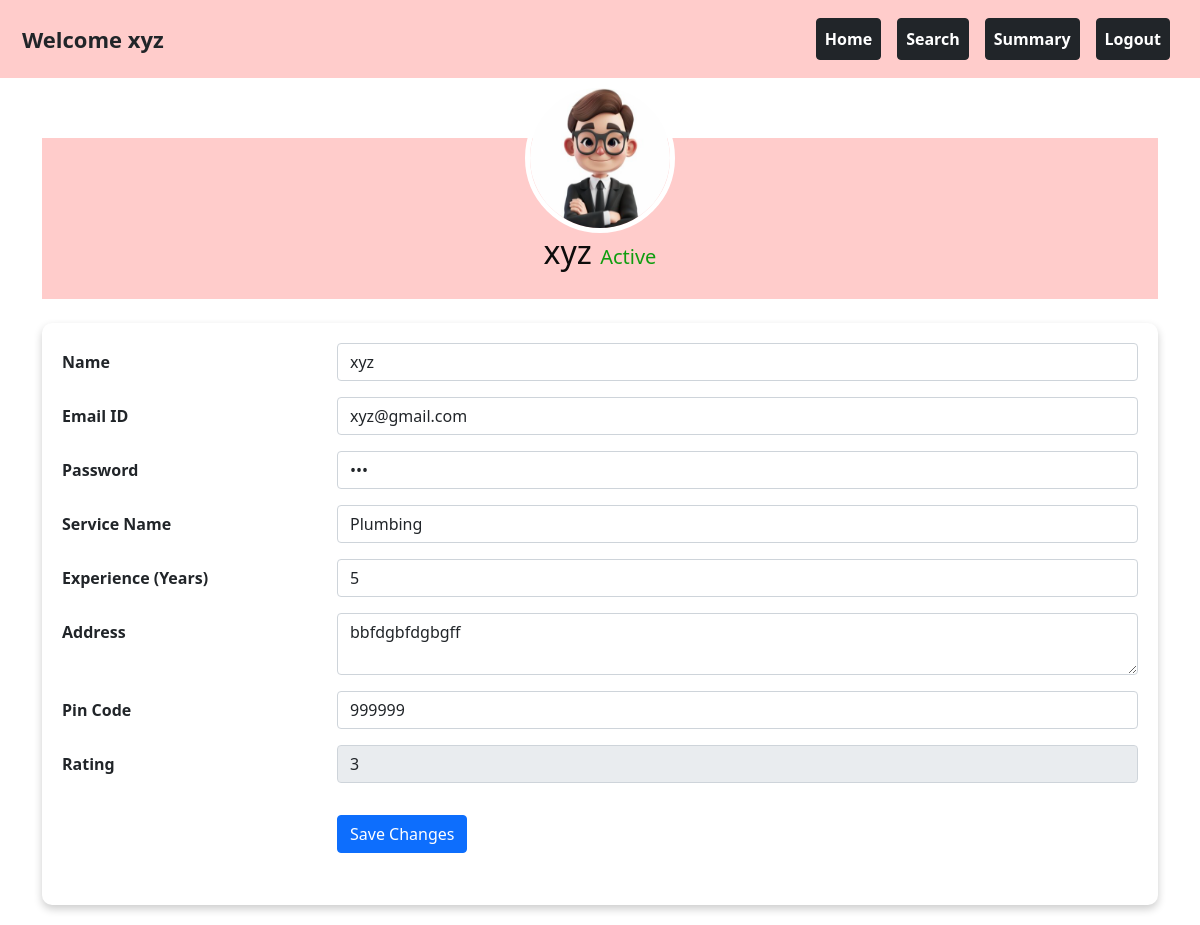
The app's page /prof_profile/1, older data.
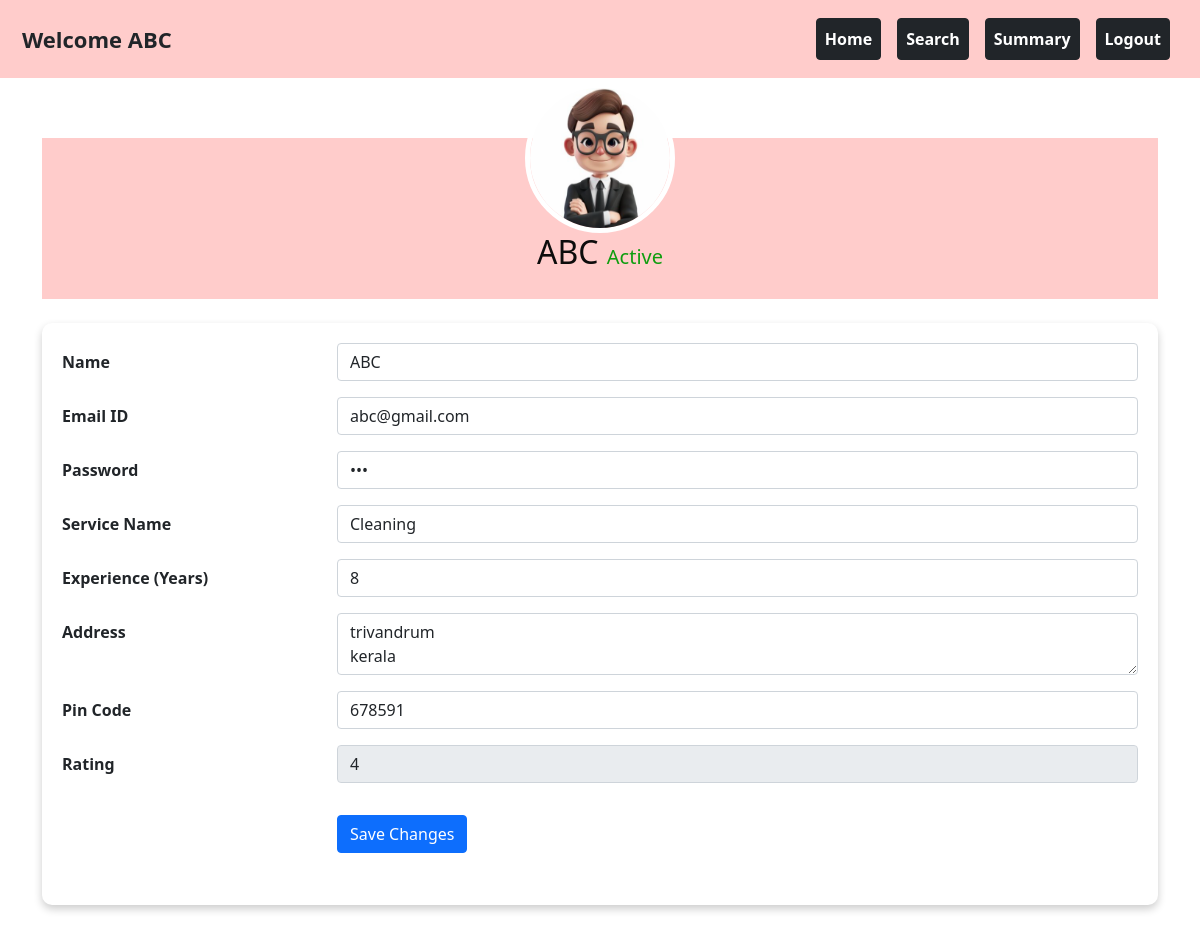
The same page, newer data.
### backend/models.py (models this page shows)
class Professional_Info(db.Model):
    __tablename__="professional_info"
    id=db.Column(db.Integer,primary_key=True)
    email_id=db.Column(db.String,unique=True,nullable=False)
    password=db.Column(db.String,nullable=False)
    full_name=db.Column(db.String,nullable=False)
    experience=db.Column(db.Integer,nullable=False)
    proof_doc=db.Column(db.String,nullable=False)
    address=db.Column(db.String,nullable=False)
    pin_code=db.Column(db.Integer,nullable=False)
    service_id=db.Column(db.Integer,db.ForeignKey("service.id"))
    rating=db.Column(db.Integer,default=0)
    profile_status=db.Column(db.Integer,default=0) #not accepted yet=0 ,accepted=1
    blocked_status=db.Column(db.Integer,default=0) #not blocked=0, 1-blocked
    service_requests=db.relationship("Service_Request",cascade="all,delete",backref="professional_info",lazy=True)

class Service(db.Model):
    __tablename__="service"
    id=db.Column(db.Integer,primary_key=True)
    name=db.Column(db.String,nullable=False)
    basic_price=db.Column(db.Integer,nullable=False)
    Description=db.Column(db.String,nullable=False)
    professionals=db.relationship("Professional_Info",cascade="all,delete",backref="service",lazy=True)
    service_requests=db.relationship("Service_Request",cascade="all,delete",backref="service",lazy=True)

### backend/controller.py (the view, shortened to what this page needs)
@app.route('/prof_profile/<int:prof_id>',methods=['GET','POST'])
def prof_profile(prof_id):
    prof_obj=Professional_Info.query.get(prof_id)
    service_dict={service_obj.id:service_obj for service_obj in Service.query.all()}
    return render_template("professional_profile.html",prof_obj=prof_obj,service_dict=service_dict,msg="")

### templates/professional_profile.html (shortened to what the changed rows need)
<!DOCTYPE html>
<html lang="en">
    <head>
        <link rel="stylesheet" href="/static\styles\style.css">
        <link rel="stylesheet" href="/static\styles\profile.css">
        <link href="https://cdn.jsdelivr.net/npm/bootstrap@5.0.2/dist/css/bootstrap.min.css" rel="stylesheet">
    </head>
    <body>
        <div class="container-fluid" style="background-color: #ffcccb; padding: 10px;">
            <nav class="navbar navbar-expand-lg navbar-light w-100">
                <div class="container-fluid">
                    <div style="font-size: 22px;"><strong>Welcome {{prof_obj.full_name}}</strong></div>
                </div>
            </nav>
        </div>
        <div class="container">
            <div class="profile-header">
                <img src="/static\professional.png" alt="Profile Picture" class="profile-img">
                <h2>{{prof_obj.full_name}} {% if prof_obj.profile_status==0 %}<span style="color: red;"> Requested </span>{% else %}<span style="color: rgb(15, 157, 15);font-size: 20px;">Active {% endif %}</span></h2>
            </div>
            <div class="profile-content mt-4">
                <form action="/prof_profile/{{prof_obj.id}}" method="POST">
                    <div class="row mb-3">
                        <div class="col-sm-9">
                            <input type="text" class="form-control" name="name" id="name" value="{{prof_obj.full_name}}">
                        </div>
                    </div>
                    <div class="row mb-3">
                        <div class="col-sm-9">
                            <input type="email" class="form-control" name="email" id="email" value="{{prof_obj.email_id}}">
                        </div>
                    </div>
                    <div class="row mb-3">
                        <div class="col-sm-9">
                            <input type="password" class="form-control" name="password" id="password" value="{{prof_obj.password}}">
                        </div>
                    </div>
                    <div class="row mb-3">
                        <div class="col-sm-9">
                            <input type="text" class="form-control" name="service" id="service" value="{{service_dict[prof_obj.service_id].name}}">
                        </div>
                    </div>
                    <div class="row mb-3">
                        <div class="col-sm-9">
                            <input type="number" class="form-control" name="experience" id="experience" value="{{prof_obj.experience}}">
                        </div>
                    </div>
                    <div class="row mb-3">
                        <div class="col-sm-9">
                            <textarea class="form-control" name="address" id="address" rows="2" >{{prof_obj.address}}</textarea>
                        </div>
                    </div>
                    <div class="row mb-3">
                        <div class="col-sm-9">
                            <input type="text" class="form-control" name="pincode" id="pincode" value="{{prof_obj.pin_code}}">
                        </div>
                    </div>
                    <div class="row mb-3">
                        <div class="col-sm-9">
                            <input type="number" class="form-control" name="rating" id="rating" value="{{prof_obj.rating}}" disabled>
                        </div>
                    </div>
                </form><br>
            </div>
        </div>
    </body>
</html>

Row changes from the older to the newer data that the page shows:
changed Professional_Info: full_name "xyz" → "ABC"; name "xyz" → "ABC"; email "xyz@gmail.com" → "abc@gmail.com"; experience "5" → "8"; address "bbfdgbfdgbgff" → "trivandrum kerala"; pincode "999999" → "678591"; rating "3" → "4"
changed Service: service "Plumbing" → "Cleaning"
